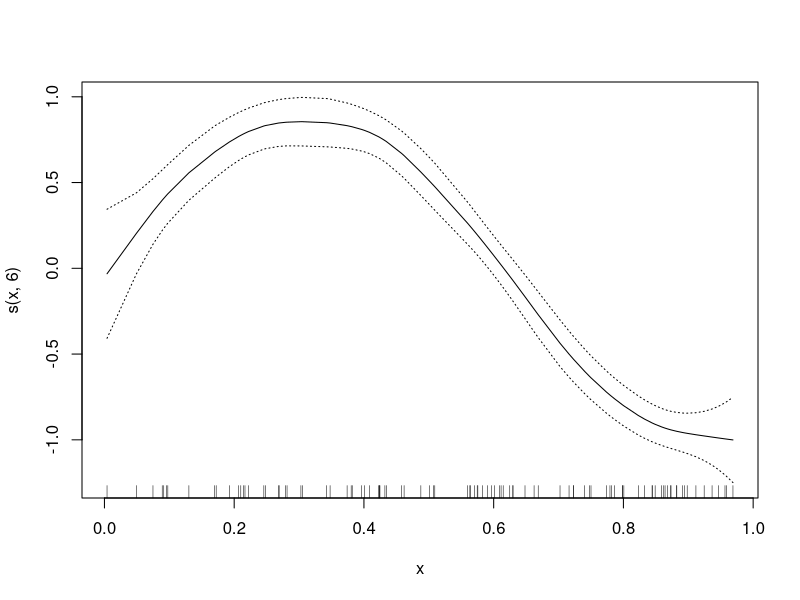
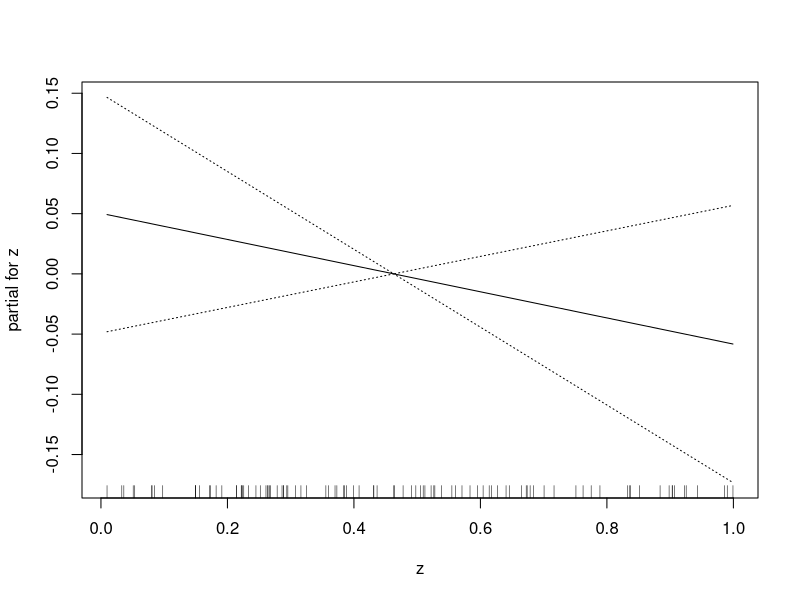

The R source for these figures, in order:
library(gam)


### Name: plot.Gam
### Title: Plot Components of a GAM Object
### Aliases: plot.Gam preplot.Gam plot.preplot.Gam
### Keywords: models regression nonparametric smooth

### ** Examples

data(gam.data)
Gam.object <- gam(y ~ s(x,6) + z,data=gam.data)
plot(Gam.object,se=TRUE)
data(gam.newdata)
preplot(Gam.object,newdata=gam.newdata)
